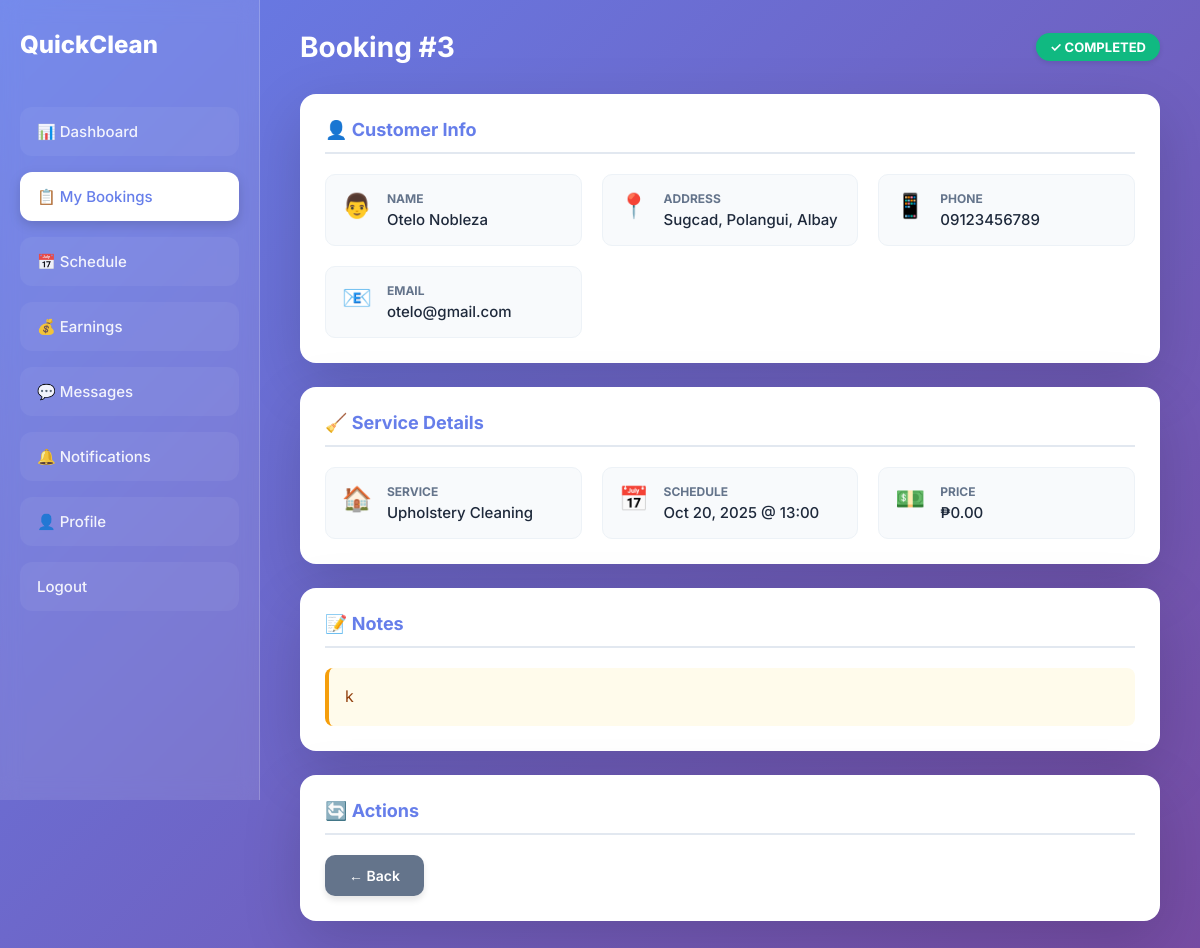
Page /Cleaner/bookingdetails.php?booking=3 on the committed database.
### tables this page shows
CREATE TABLE `transactions` (
  `transaction_id` int(11) NOT NULL,
  `booking_id` int(11) NOT NULL,
  `customer_name` varchar(100) NOT NULL,
  `service_name` varchar(100) NOT NULL,
  `date` date NOT NULL,
  `time` varchar(50) DEFAULT NULL,
  `address` text DEFAULT NULL,
  `phone` varchar(20) DEFAULT NULL,
  `email` varchar(100) DEFAULT NULL,
  `status` enum('on the way','completed') DEFAULT 'on the way',
  `action_date` timestamp NULL DEFAULT current_timestamp(),
  `proof_image` varchar(255) DEFAULT NULL,
  `completed_at` timestamp NULL DEFAULT NULL
);

CREATE TABLE `bookings` (
  `booking_id` int(11) NOT NULL,
  `user_id` int(11) NOT NULL,
  `service_id` int(11) NOT NULL,
  `service_name` varchar(100) NOT NULL,
  `price` decimal(10,2) DEFAULT NULL,
  `date` date NOT NULL,
  `time` varchar(50) DEFAULT NULL,
  `extras` text DEFAULT NULL,
  `name` varchar(100) NOT NULL,
  `phone` varchar(20) NOT NULL,
  `email` varchar(100) DEFAULT NULL,
  `address` text NOT NULL,
  `notes` text DEFAULT NULL,
  `status` enum('pending','accepted','declined') DEFAULT 'pending',
  `created_at` timestamp NULL DEFAULT current_timestamp()
);

### Cleaner/bookingdetails.php (the view, shortened to what this page needs)
<?php
$host = "localhost";
$user = "root";
$pass = "";
$db   = "quickclean";
$conn = mysqli_connect($host, $user, $pass, $db);
$booking_id = isset($_GET['booking']) ? (int)$_GET['booking'] : 0;
$sql = "SELECT b.*, t.status AS transaction_status, t.proof_image, t.completed_at
        FROM bookings b
        LEFT JOIN transactions t ON b.booking_id = t.booking_id
        WHERE b.booking_id = $booking_id";
$result = mysqli_query($conn, $sql);
$booking = mysqli_fetch_assoc($result);
?>
<!DOCTYPE html>
<html lang="en">
<head>
</head>
<body>
  <div class="wrapper">
    <div class="sidebar" id="sidebar">
      <div class="sidebar-logo">
        QuickClean
      </div>
      <div class="nav-item"><a href="dashboard.php">📊 Dashboard</a></div>
      <div class="nav-item"><a href="assigned.php" class="active">📋 My Bookings</a></div>
      <div class="nav-item"><a href="schedule.php">📅 Schedule</a></div>
      <div class="nav-item"><a href="earnings.php">💰 Earnings</a></div>
      <div class="nav-item"><a href="cleaner_messages.php">💬 Messages</a></div>
      <div class="nav-item"><a href="cleaner-notification.php">🔔 Notifications</a></div>
      <div class="nav-item"><a href="profile.php">👤 Profile</a></div>
      <div class="nav-item"><a href="logout.php">Logout</a></div>
    </div>
    <div class="content">
      <div class="header">
        <div class="header-title-wrapper">
          <h1>Booking #<?php echo $booking['booking_id']; ?></h1>
          <?php
          if ($booking['transaction_status'] == 'completed') {
              echo '<span class="status-badge completed">✓ Completed</span>';
          } elseif ($booking['transaction_status'] == 'on the way') {
              echo '<span class="status-badge ontheway">🚗 On the Way</span>';
          } elseif ($booking['status'] == 'accepted') {
              echo '<span class="status-badge accepted">✓ Accepted</span>';
          } elseif ($booking['status'] == 'pending') {
              echo '<span class="status-badge pending">⏳ Pending</span>';
          }
          ?>
        </div>
      </div>
      <div class="card">
        <h2>👤 Customer Info</h2>
        <div class="info-grid">
          <div class="info-item">
            <span class="info-icon">👨</span>
            <div class="info-content">
              <div class="info-label">Name</div>
              <div class="info-value"><?php echo htmlspecialchars($booking['name']); ?></div>
            </div>
          </div>
          <div class="info-item">
            <span class="info-icon">📍</span>
            <div class="info-content">
              <div class="info-label">Address</div>
              <div class="info-value"><?php echo htmlspecialchars($booking['address']); ?></div>
            </div>
          </div>
          <div class="info-item">
            <span class="info-icon">📱</span>
            <div class="info-content">
              <div class="info-label">Phone</div>
              <div class="info-value"><?php echo htmlspecialchars($booking['phone']); ?></div>
            </div>
          </div>
          <?php if (!empty($booking['email'])): ?>
          <div class="info-item">
            <span class="info-icon">📧</span>
            <div class="info-content">
              <div class="info-label">Email</div>
              <div class="info-value"><?php echo htmlspecialchars($booking['email']); ?></div>
            </div>
          </div>
          <?php endif; ?>
        </div>
      </div>
      <div class="card">
        <h2>🧹 Service Details</h2>
        <div class="info-grid">
          <div class="info-item">
            <span class="info-icon">🏠</span>
            <div class="info-content">
              <div class="info-label">Service</div>
              <div class="info-value"><?php echo htmlspecialchars($booking['service_name']); ?></div>
            </div>
          </div>
          <div class="info-item">
            <span class="info-icon">📅</span>
            <div class="info-content">
              <div class="info-label">Schedule</div>
              <div class="info-value"><?php echo date('M j, Y', strtotime($booking['date'])); ?> @ <?php echo $booking['time']; ?></div>
            </div>
          </div>
          <div class="info-item">
            <span class="info-icon">💵</span>
            <div class="info-content">
              <div class="info-label">Price</div>
              <div class="info-value">₱<?php echo number_format($booking['price'], 2); ?></div>
            </div>
          </div>
        </div>
      </div>
      <?php if (!empty($booking['notes'])): ?>
      <div class="card">
        <h2>📝 Notes</h2>
        <div class="notes-box">
          <?php echo nl2br(htmlspecialchars($booking['notes'])); ?>
        </div>
      </div>
      <?php endif; ?>
      <div class="card">
        <h2>🔄 Actions</h2>
        <div class="button-group">
          <a class="button btn-back" href="assigned.php">← Back</a>
        </div>
      </div>
    </div>
  </div>
</body>
</html>

### Cleaner/bookingdetails.php (style rules this page uses)
:root { --primary: #667eea; --secondary: #764ba2; --bg-gradient: linear-gradient(135deg, #667eea 0%, #764ba2 100%); --glass-bg: rgba(255, 255, 255, 0.1); --glass-border: rgba(255, 255, 255, 0.2); }
* { margin: 0; padding: 0; box-sizing: border-box; }
body { font-family: 'Inter', sans-serif; background: var(--bg-gradient); color: #1a202c; min-height: 100vh; overflow-x: hidden; }
.wrapper { display: flex; min-height: 100vh; position: relative; }
.sidebar { width: 260px; background: var(--glass-bg); backdrop-filter: blur(10px); border-right: 1px solid var(--glass-border); padding: 30px 20px; color: white; height: 100vh; position: sticky; top: 0; z-index: 100; transition: transform 0.3s ease; display: flex; flex-direction: column; }
.sidebar-logo { font-size: 24px; font-weight: 800; margin-bottom: 40px; color: white; display: flex; justify-content: space-between; align-items: center; }
.nav-item { margin: 8px 0; }
.nav-item a { display: flex; align-items: center; gap: 12px; background: rgba(255, 255, 255, 0.05); padding: 14px 16px; border-radius: 12px; text-decoration: none; color: rgba(255, 255, 255, 0.9); font-size: 15px; font-weight: 500; transition: all 0.2s ease; border: 1px solid transparent; }
.nav-item a.active { background: white; color: var(--primary); box-shadow: 0 4px 12px rgba(0, 0, 0, 0.15); }
.content { flex: 1; padding: 30px 40px; width: 100%; }
.header { margin-bottom: 30px; display: flex; align-items: center; gap: 15px; flex-wrap: wrap; }
.header-title-wrapper { flex: 1; display: flex; align-items: center; justify-content: space-between; flex-wrap: wrap; gap: 10px; }
.header h1 { color: white; font-size: 28px; font-weight: 700; margin: 0; }
.status-badge { padding: 6px 14px; border-radius: 20px; font-size: 13px; font-weight: 700; color: white; display: inline-block; text-transform: uppercase; box-shadow: 0 2px 5px rgba(0,0,0,0.1); }
.status-badge.completed { background: #10b981; }
.card { background: white; border-radius: 16px; box-shadow: 0 20px 60px rgba(0, 0, 0, 0.15); padding: 25px; margin-bottom: 24px; animation: fadeIn 0.5s ease; }
.card h2 { color: var(--primary); font-size: 18px; font-weight: 700; margin-bottom: 20px; display: flex; align-items: center; gap: 10px; padding-bottom: 12px; border-bottom: 2px solid #e2e8f0; }
.info-grid { display: grid; grid-template-columns: repeat(auto-fit, minmax(250px, 1fr)); gap: 20px; }
.info-item { display: flex; align-items: flex-start; gap: 15px; padding: 16px; background: #f8fafc; border-radius: 10px; border: 1px solid #edf2f7; }
.info-icon { font-size: 24px; }
.info-label { color: #64748b; font-size: 12px; font-weight: 700; text-transform: uppercase; margin-bottom: 4px; }
.info-value { color: #1e293b; font-size: 15px; font-weight: 500; word-break: break-word; }
.notes-box { background: #fffbeb; border-left: 4px solid #f59e0b; padding: 16px; border-radius: 8px; color: #92400e; line-height: 1.6; }
.button-group { display: flex; gap: 12px; flex-wrap: wrap; margin-top: 20px; }
.button { display: inline-flex; align-items: center; justify-content: center; gap: 8px; padding: 12px 24px; border-radius: 10px; font-weight: 600; font-size: 14px; color: white; text-decoration: none; border: none; cursor: pointer; transition: transform 0.2s; box-shadow: 0 4px 6px rgba(0,0,0,0.1); }
.btn-back { background: #64748b; }

### rows in the picture
transactions: booking.booking_id "3", booking.name "Otelo Nobleza", booking.address "Sugcad, Polangui, Albay", booking.phone "09123456789", booking.email "otelo@gmail.com", booking.service_name "Upholstery Cleaning", booking.date "Oct 20, 2025", booking.time "13:00", booking.price "0.00", booking.notes "k"
